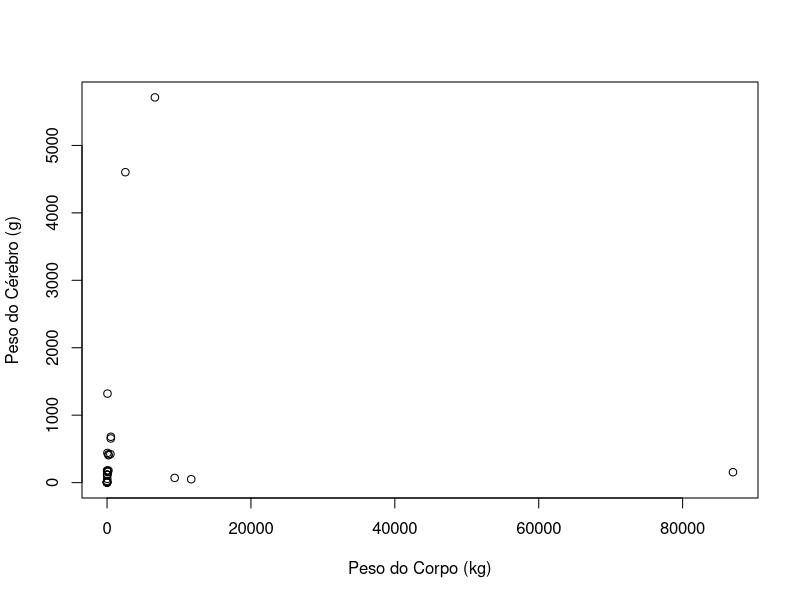
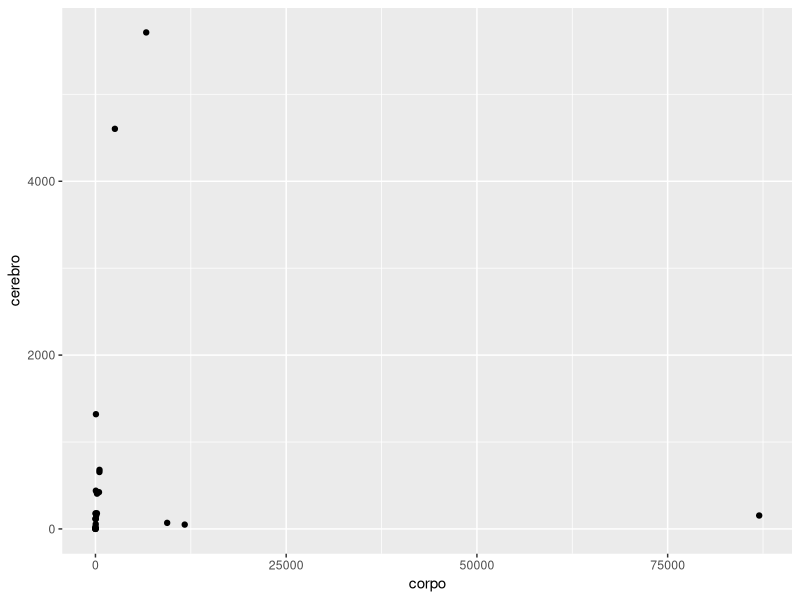

R code for these plots, in order:
## ---- chunk 1
knitr::opts_chunk$set(echo = TRUE)
## ---- chunk 2
animais <- read.csv(file="animais.csv")
dim(animais)
## ---- chunk 3
library(knitr)
kable(animais, col.names=c("Animal", "Peso do Corpo (kg)", "Peso do Cérebro (g)"), caption="Pesos do corpo (em kg) e dos cérebros (em g) de 28 animais selecionados.")
## ---- chunk 4
library(knitr)
kable(animais, col.names=c("Animal", "Peso do Corpo (kg)", "Peso do Cérebro (g)"), caption="\\label{tab:animais} Pesos do corpo (em kg) e dos cérebros (em g) de 28 animais selecionados.")
## ---- chunk 5
plot(cerebro ~ corpo, data=animais, xlab="Peso do Corpo (kg)", ylab="Peso do Cérebro (g)")
## ---- chunk 6
library(ggplot2)
ggplot(animais, aes(x=corpo, y=cerebro)) +
  geom_point()
